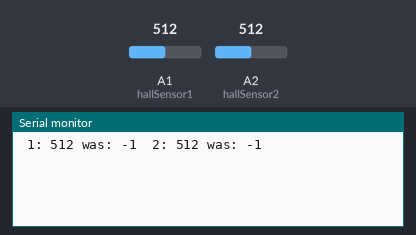
Recording of a sketch running on a simulated Arduino Uno, built with avr-gcc and run on an emulated ATmega328P. Parts: the last lines printed to the serial monitor. The inputs (shaded band) are chosen by the test bench; at power-on: A1 (hallSensor1) = 512, A2 (hallSensor2) = 512.

Above: at 1.2 s.
1.3 s: A1 (hallSensor1) set to 716
At 2.5 s:
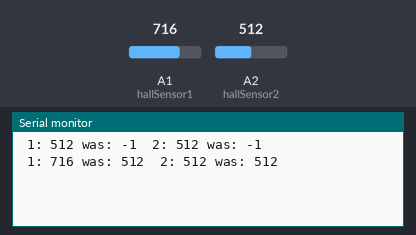
2.8 s: A2 (hallSensor2) set to 716
At 3.8 s:
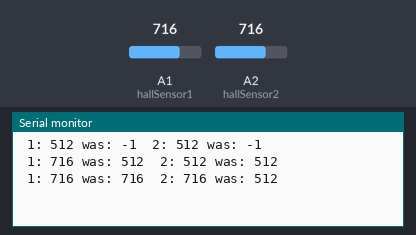
4.3 s: A1 (hallSensor1) set to 900
At 5.1 s:
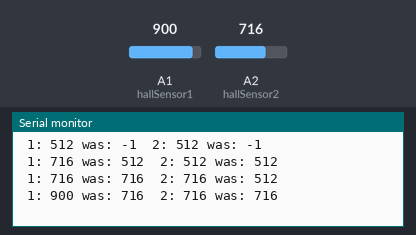
5.8 s: A2 (hallSensor2) set to 900
At 6.4 s:
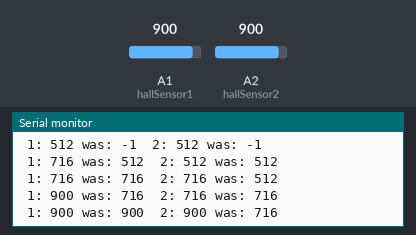
Timing chart, 0 to 8.3 s (numbered marks = the images above; inputs shaded):
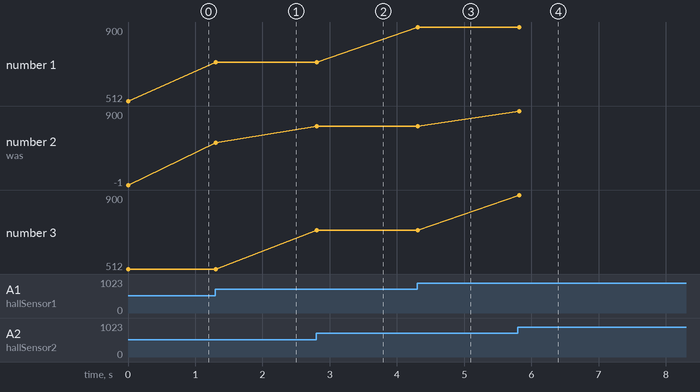

Measured:
- after the input at 1.3 s, the serial monitor: prints a new line at once (image 1)
- after the input at 2.8 s, the serial monitor: prints a new line at once (image 2)
- after the input at 4.3 s, the serial monitor: prints a new line at once (image 3)
- after the input at 5.8 s, the serial monitor: prints a new line at once (image 4)
- plotted number 1: 512 → 716 after the input at 1.3 s, 716 → 900 after the input at 4.3 s

The sketch:

test_hallSensors.ino
```cpp
static int hallSensor1 = 15;
static int hallSensor2 = 16;
int hallSensor1Value;
int hallSensor2Value;
int old1 = -1;
int old2 = -1;

void setup() {
  Serial.begin(9600);
  pinMode(hallSensor1, INPUT);
  pinMode(hallSensor2, INPUT);
}

void loop() {
  hallSensor1Value = analogRead(hallSensor1);
  hallSensor2Value = analogRead(hallSensor2);
  if (hallSensor1Value != old1 || hallSensor2Value != old2) {
    Serial.print(" 1: ");
    Serial.print(hallSensor1Value);
    Serial.print(" was: ");
    Serial.print(old1);
    Serial.print("\t2: ");
    Serial.print(hallSensor2Value);
    Serial.print(" was: ");
    Serial.println(old2);
    old1 = hallSensor1Value;
    old2 = hallSensor2Value;
  }
  delay(100);
}
```
